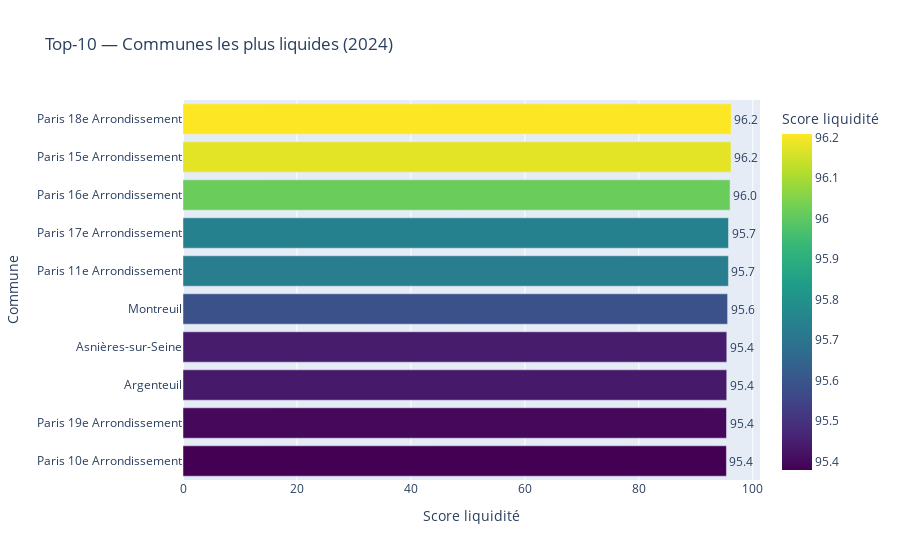

Source (notebook cell):
### Code cell
# Sélection top-10
top10 = (
    df_map
    .sort_values("score_liquidite_2024", ascending=False)
    .head(10)
)

# Bar chart horizontal
fig = px.bar(
    top10,
    x="score_liquidite_2024",
    y="nom_commune",
    orientation="h",
    color="score_liquidite_2024",
    color_continuous_scale="Viridis",
    labels={
        "nom_commune": "Commune",
        "score_liquidite_2024": "Score liquidité"
    },
    title="Top-10 — Communes les plus liquides (2024)",
)

# Afficher les valeurs
fig.update_traces(
    text=top10["score_liquidite_2024"].round(1).astype(str),
    textposition="outside"
)

# Réordonner y pour que le meilleur soit en haut
fig.update_yaxes(categoryorder="total ascending")

fig.show()

### Figure 1 — Plotly figure (JSON) as saved in the notebook; plotly's stock layout.template omitted (floating-point values rounded to 4 significant figures)
{"data": [{"hovertemplate": "Score liquidité=%{marker.color}<br>Commune=%{y}<extra></extra>", "legendgroup": "", "marker": {"color": [96.21, 96.18, 96.02, 95.75, 95.73, 95.59, 95.44, 95.43, 95.4, 95.38], "coloraxis": "coloraxis", "pattern": {"shape": ""}}, "name": "", "orientation": "h", "showlegend": false, "text": ["96.2", "96.2", "96.0", "95.7", "95.7", "95.6", "95.4", "95.4", "95.4", "95.4"], "textposition": "outside", "type": "bar", "x": [96.21, 96.18, 96.02, 95.75, 95.73, 95.59, 95.44, 95.43, 95.4, 95.38], "xaxis": "x", "y": ["Paris 18e Arrondissement", "Paris 15e Arrondissement", "Paris 16e Arrondissement", "Paris 17e Arrondissement", "Paris 11e Arrondissement", "Montreuil", "Asnières-sur-Seine", "Argenteuil", "Paris 19e Arrondissement", "Paris 10e Arrondissement"], "yaxis": "y"}], "layout": {"barmode": "relative", "coloraxis": {"colorbar": {"title": {"text": "Score liquidité"}}, "colorscale": [[0, "#440154"], [0.1111, "#482878"], [0.2222, "#3e4989"], [0.3333, "#31688e"], [0.4444, "#26828e"], [0.5556, "#1f9e89"], [0.6667, "#35b779"], [0.7778, "#6ece58"], [0.8889, "#b5de2b"], [1, "#fde725"]]}, "legend": {"tracegroupgap": 0}, "title": {"text": "Top-10 — Communes les plus liquides (2024)"}, "xaxis": {"anchor": "y", "domain": [0, 1], "title": {"text": "Score liquidité"}}, "yaxis": {"anchor": "x", "categoryorder": "total ascending", "domain": [0, 1], "title": {"text": "Commune"}}}}
